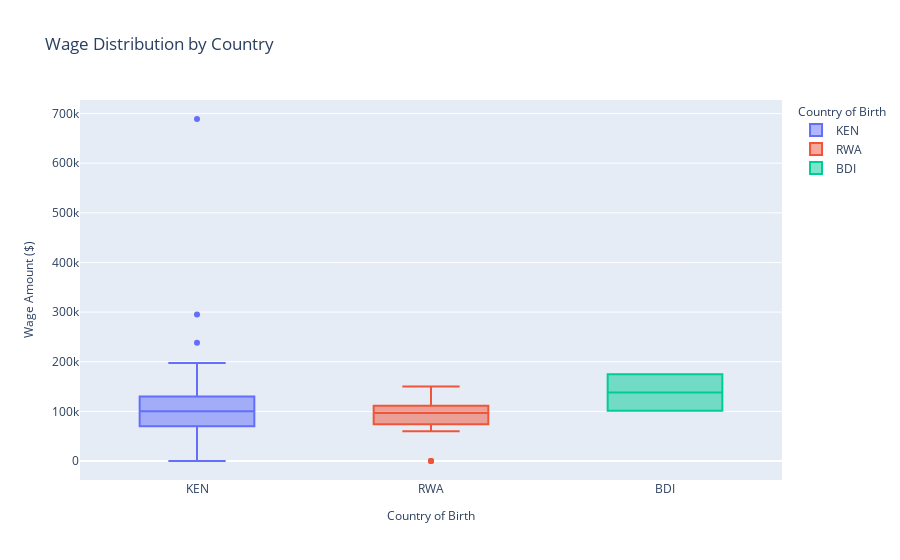

The cell this chart's notebook holds for it:
### Code cell
# Rename columns for clarity
wage_stats.columns = ['country_of_birth', 'median_wage', 'wage_iqr']

# Create box plot
fig = px.box(TRK_13139_FY2024_single_reg_df_kn, 
             x='country_of_birth',
             y='WAGE_AMT',
             color='country_of_birth',
             title='Wage Distribution by Country',
             labels={'WAGE_AMT': 'Wage Amount ($)',
                    'country_of_birth': 'Country of Birth'})

# Update layout for better readability
fig.update_layout(
    showlegend=True,
    xaxis_title_font=dict(size=12),
    yaxis_title_font=dict(size=12),
    legend_title_font=dict(size=12)
)

fig.show()

# Display summary statistics
print("\nSummary Statistics:")
print(wage_stats.sort_values('median_wage', ascending=False))

### Figure 1 — Plotly figure (JSON) as saved in the notebook; plotly's stock layout.template omitted (floating-point values rounded to 4 significant figures)
{"data": [{"alignmentgroup": "True", "hovertemplate": "Country of Birth=%{x}<br>Wage Amount ($)=%{y}<extra></extra>", "legendgroup": "KEN", "marker": {"color": "#636efa"}, "name": "KEN", "notched": false, "offsetgroup": "KEN", "orientation": "v", "showlegend": true, "type": "box", "x": ["KEN", "KEN", "KEN", "KEN", "KEN", "KEN", "KEN", "KEN", "KEN", "KEN", "KEN", "KEN", "KEN", "KEN", "KEN", "KEN", "KEN", "KEN", "KEN", "KEN", "KEN", "KEN", "KEN", "KEN", "KEN", "KEN", "KEN", "KEN", "KEN", "KEN", "KEN", "KEN", "KEN", "KEN", "KEN", "KEN", "KEN", "KEN", "KEN", "KEN", "KEN", "KEN", "KEN", "KEN", "KEN", "KEN", "KEN", "KEN", "KEN", "KEN", "KEN", "KEN", "KEN", "KEN", "KEN", "KEN", "KEN", "KEN", "KEN", "KEN", "KEN", "KEN", "KEN", "KEN", "KEN", "KEN", "KEN", "KEN", "KEN", "KEN", "KEN", "KEN", "KEN", "KEN", "KEN", "KEN", "KEN", "KEN", "KEN", "KEN", "KEN", "KEN", "KEN", "KEN", "KEN", "KEN", "KEN", "KEN", "KEN"], "x0": " ", "xaxis": "x", "y": [141000, 27.2, 80000, 100000, 95350.0, 143000, 100000, 145000, 90000, 130000, 112000, 45696, 59987, 85000, 110500, 77000, 68994, 110000, 70000, 82527, 130000, 144500, 55000, 136200.0, 93650.0, 115000, 120000.0, 104200.0, 54558, 95594, 88100, 188275, 120000, 111100, 55000, 110000, 151000, 75000, 67724, 61100, 70000, 26, 27.2, 68994, 115000, 100000, 688994, 131530, 115100.0, 172874, 115000, 295000, 238000, 58000, 175000, 120800, 141000, 125000, 92500, 68994, 197600, 26, 90000, 60000, 74193, 101400, 125000, 125000, 192000, 106680, 80000, 189000, 106300.0, 90000, 64000, 38, 96000, 52500, 141378, 150600, 120000, 144635, 89980.0, 27.2, 61000, 100800.0, 80000, 132870, 96430.0], "y0": " ", "yaxis": "y"}, {"alignmentgroup": "True", "hovertemplate": "Country of Birth=%{x}<br>Wage Amount ($)=%{y}<extra></extra>", "legendgroup": "RWA", "marker": {"color": "#EF553B"}, "name": "RWA", "notched": false, "offsetgroup": "RWA", "orientation": "v", "showlegend": true, "type": "box", "x": ["RWA", "RWA", "RWA", "RWA", "RWA", "RWA", "RWA", "RWA", "RWA", "RWA", "RWA", "RWA", "RWA", "RWA", "RWA", "RWA", "RWA", "RWA", "RWA", "RWA", "RWA", "RWA", "RWA"], "x0": " ", "xaxis": "x", "y": [95000, 60000, 77400, 74000, 134400, 72090.0, 120000, 42, 98600, 107750, 101100.0, 49, 112050, 110000, 96840.0, 135000, 90000, 29.66, 150000, 74000, 115232, 100000, 90000], "y0": " ", "yaxis": "y"}, {"alignmentgroup": "True", "hovertemplate": "Country of Birth=%{x}<br>Wage Amount ($)=%{y}<extra></extra>", "legendgroup": "BDI", "marker": {"color": "#00cc96"}, "name": "BDI", "notched": false, "offsetgroup": "BDI", "orientation": "v", "showlegend": true, "type": "box", "x": ["BDI", "BDI"], "x0": " ", "xaxis": "x", "y": [175000, 101192], "y0": " ", "yaxis": "y"}], "layout": {"boxmode": "overlay", "legend": {"title": {"font": {"size": 12}, "text": "Country of Birth"}, "tracegroupgap": 0}, "showlegend": true, "title": {"text": "Wage Distribution by Country"}, "xaxis": {"anchor": "y", "categoryarray": ["KEN", "RWA", "BDI"], "categoryorder": "array", "domain": [0, 1], "title": {"font": {"size": 12}, "text": "Country of Birth"}}, "yaxis": {"anchor": "x", "domain": [0, 1], "title": {"font": {"size": 12}, "text": "Wage Amount ($)"}}}}
